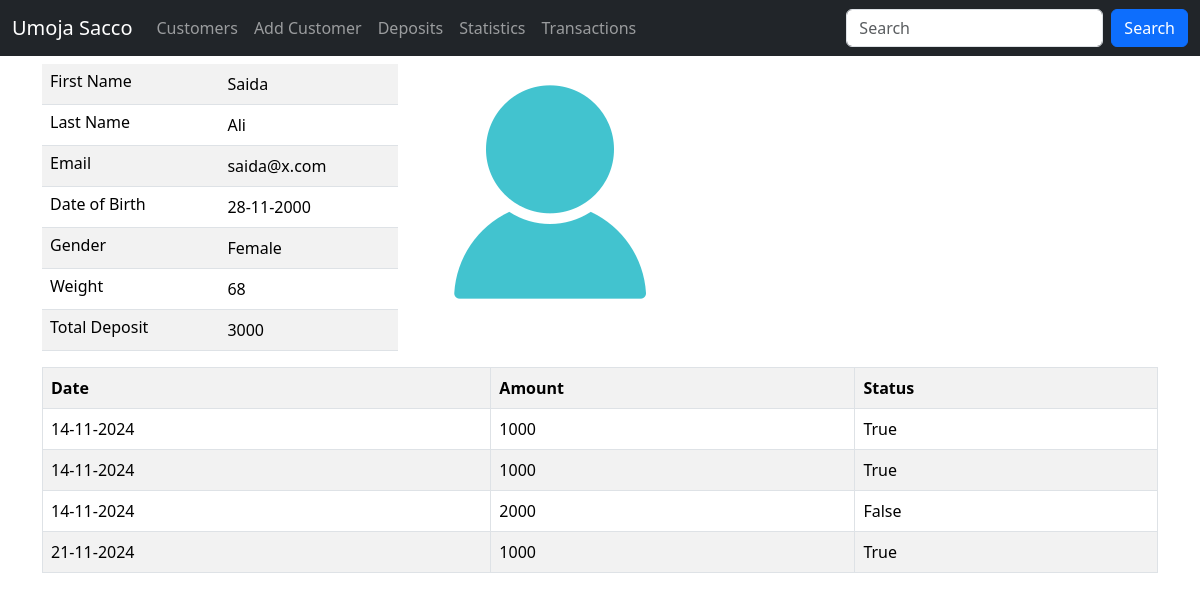
The page /customer/details/1 (signed in) on the database its author committed.
### sacco/models.py (models this page shows, shortened)
class Customer(models.Model):
    first_name = models.CharField(max_length=30)
    last_name = models.CharField(max_length=30)
    email = models.EmailField(unique=True)
    dob = models.DateField()
    gender = models.CharField(max_length=10)
    weight = models.IntegerField(default=0)
    created_at = models.DateTimeField(auto_now_add=True)
    updated_at = models.DateTimeField(auto_now=True)
    class Meta:
        db_table = 'customers'

class Deposit(models.Model):
    amount = models.IntegerField()
    status = models.BooleanField(default=False)
    customer = models.ForeignKey(Customer, on_delete=models.CASCADE)
    created_at = models.DateTimeField(auto_now_add=True)
    updated_at = models.DateTimeField(auto_now=True)
    class Meta:
        db_table = 'deposits'

### sacco/views.py (the view)
# urls.py: path('customer/details/<int:customer_id>', views.customer_details, name='customer_details'),
@login_required
@permission_required("sacco.view_customer", raise_exception=True)
def customer_details(request, customer_id):
    customer = Customer.objects.get(id=customer_id)
    deposits = Deposit.objects.filter(customer_id=customer_id)
    total = Deposit.objects.filter(customer=customer).filter(status=True).aggregate(Sum('amount')) ['amount__sum']
    return render(request, "details.html", {"deposits": deposits, "customer": customer, "total": total})

### templates/details.html (shortened to what this page needs)
{% extends 'master.html' %}
{% load static %}
{% block content %}
    <div class="container">
        <div class="row mt-2">
            <div class="col-sm-4">
                <table class="table table-striped">
                    <tr>
                        <td class="h6">First Name</td>
                        <td>{{ customer.first_name }}</td>
                    </tr>
                    <tr>
                        <td class="h6">Last Name</td>
                        <td>{{ customer.last_name }}</td>
                    </tr>
                    <tr>
                        <td class="h6">Email</td>
                        <td>{{ customer.email }}</td>
                    </tr>
                    <tr>
                        <td class="h6">Date of Birth</td>
                        <td>{{ customer.dob | date:"d-m-Y" }}</td>
                    </tr>
                    <tr>
                        <td class="h6">Gender</td>
                        <td>{{ customer.gender }}</td>
                    </tr>
                    <tr>
                        <td class="h6">Weight</td>
                        <td>{{ customer.weight }}</td>
                    </tr>
                    <tr>
                        <td class="h6">Total Deposit</td>
                        <td>{{ total }}</td>
                    </tr>
                </table>
            </div>
            <div class="col-sm-4">
                <img src="{% static 'profile.png' %}" alt="">
            </div>
            <div>
                <table class="table table-bordered table-striped">
                    <tr>
                        <th>Date</th>
                        <th>Amount</th>
                        <th>Status</th>
                    </tr>
                    {% for depo in deposits %}
                    	<tr>
                        <td>{{ depo.created_at | date:"d-m-Y" }}</td>
                        <td>{{ depo.amount }}</td>
                        <td>{{ depo.status }}</td>
                        </tr>
                    {% endfor %}
                </table>
            </div>
        </div>
    </div>
{% endblock %}

### rows shown on the page
Customer: first_name "Saida", last_name "Ali", email "saida@x.com", dob "28-11-2000", gender "Female", weight "68"
Deposit: created_at "14-11-2024", amount "1000", status "True"
Deposit: created_at "14-11-2024", amount "1000", status "True"
Deposit: created_at "14-11-2024", amount "2000", status "False"
Deposit: created_at "21-11-2024", amount "1000", status "True"

### other values the page prints
{{ total }} "3000"
